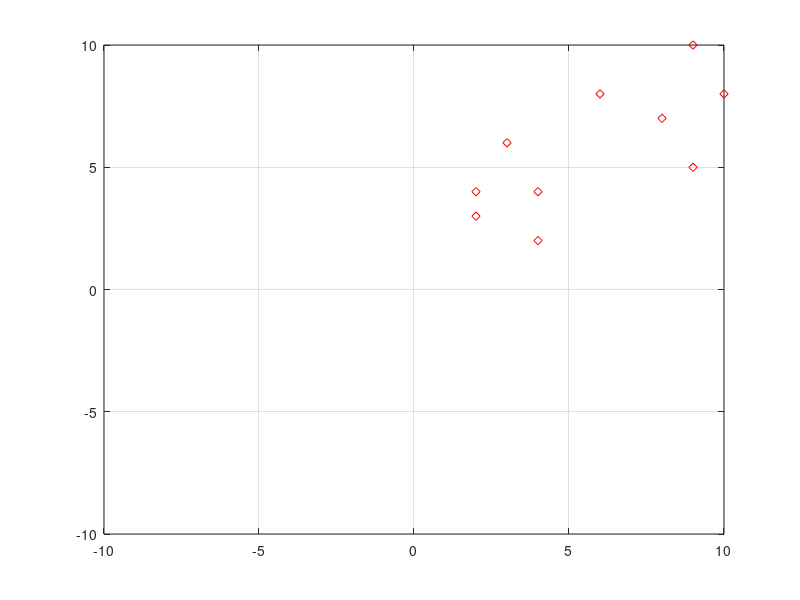
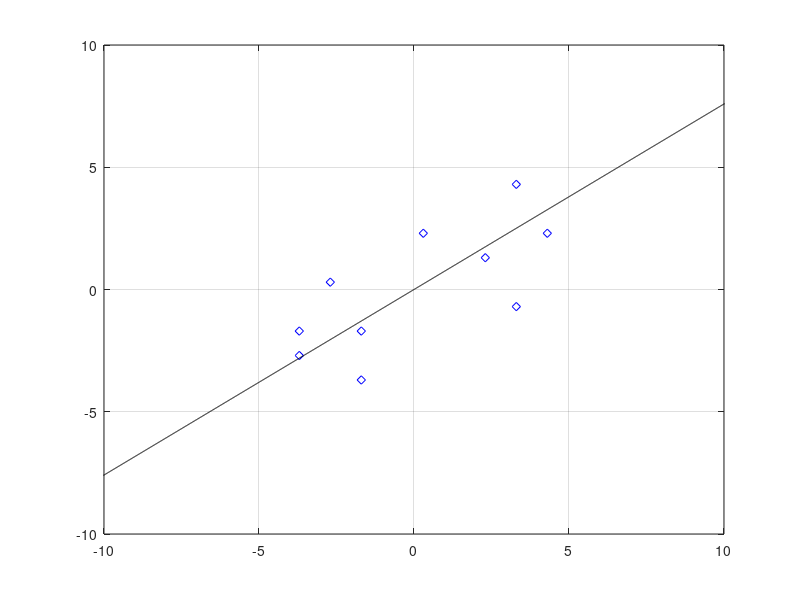
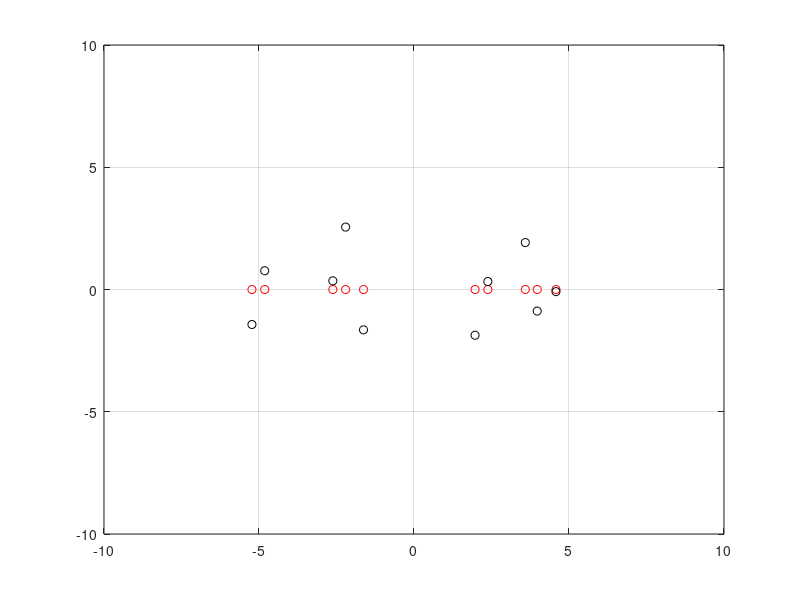

Source code (MATLAB) for these figures, in order:
clc
close all
clear all

% Samples for class 1
X1 = [4,2;2,4;2,3;3,6;4,4].';

% Samples for class 2
X2 = [9,10;6,8;9,5;8,7;10,8].';

% All data in one class
X = [X1 X2];

% Removing the mean
u = mean(X,2);
Xm = X - u;

% Gr�fico de dispers�o
plot(X(1,:),X(2,:),'rd'),grid on
axis([-10 10 -10 10])

figure, plot(Xm(1,:),Xm(2,:),'bd'),grid on
axis([-10 10 -10 10])

% Covariance matrices
Rx = cov(Xm.');

% Eigendecomposition 
[V,D] = eig(Rx)

% Vetor de proje��o �timo
w = V(:,2);

% Reta passando pelo vetor de proje��o
x = -20:0.01:20;
g = w(2)/w(1)*x;

% Gr�fico de dispers�o
hold on, plot(x,g,'k-')

% Amostras projetadas
y = w.'*Xm;
y2 = V.'*Xm;

% % Amostras projetadas em formato vetorial (no subespa�o original)
% y2 = y*exp(sqrt(-1)*atan(w(2)/w(1)));
% 
% % Gr�fico de dispers�o
% hold on, plot(y2,'r.')
figure, plot(real(y),imag(y),'ro')
hold on, plot(y2(2,:),y2(1,:),'ko')
grid on
axis([-10 10 -10 10])
